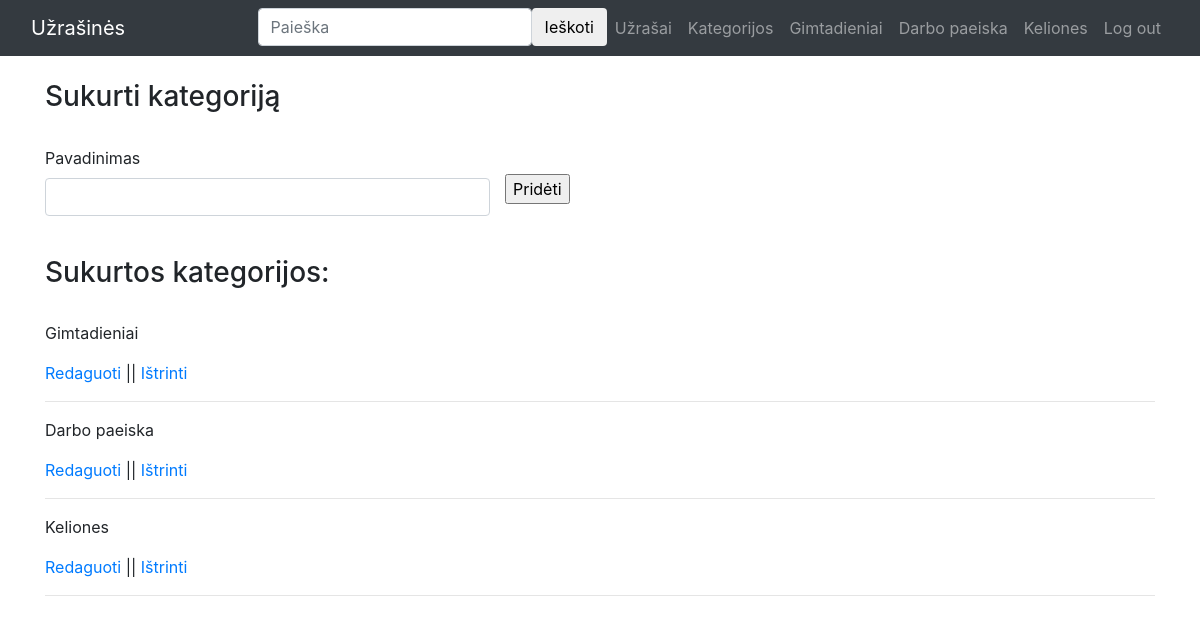
/category (signed in), run on an earlier commit of the app's database.
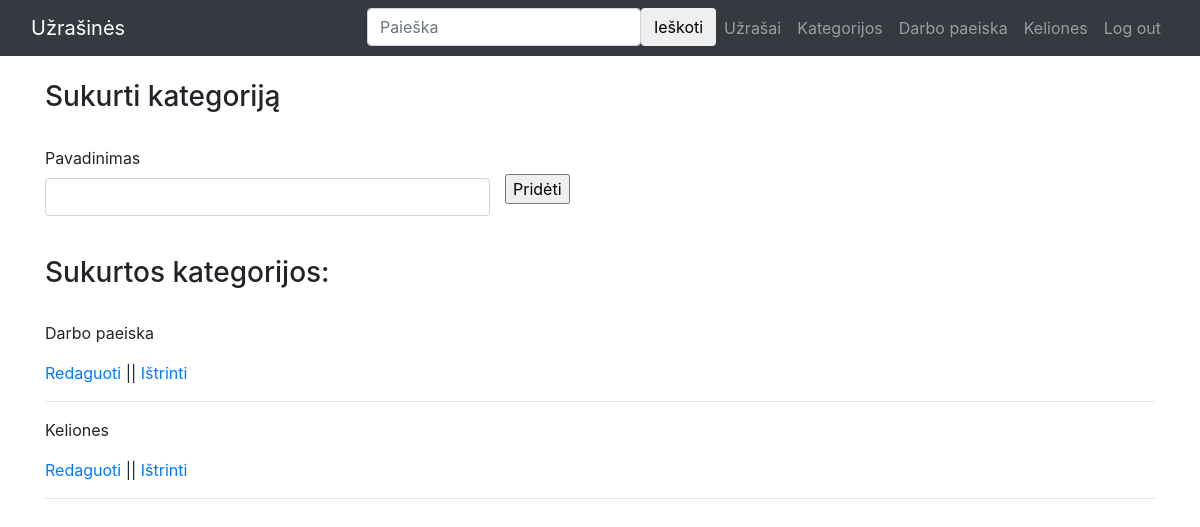
And on a later commit of the database.
### app.py (models this page shows)
class Category(db.Model):
    __tablename__ = "categories"
    id = db.Column(db.Integer, primary_key=True)
    name = db.Column("Name", db.String(20), nullable=False)
    user_id = db.Column(db.Integer, db.ForeignKey("user.id"))
    user = db.relationship("User", lazy=True)
    notes = db.relationship("Note", secondary=notes_categories, back_populates="categories")

### app.py (the view, shortened to what this page needs)
@app.route('/category', methods=['GET', 'POST'])
@login_required
def category():
    categories = Category.query.filter_by(user_id=current_user.id).all()
    forma = forms.CategoryForm()
    return render_template('category.html', form=forma, categories=categories)

### forms.py
class CategoryForm(FlaskForm):
    name = StringField('Pavadinimas', [DataRequired()])
    submit = SubmitField('Pridėti')

class SearchForm(FlaskForm):
    searched = StringField('Paieška', [DataRequired()])
    submit = SubmitField('Ieškoti')

### app.py (called while the page is built)
@login_manager.user_loader
def load_user(user_id):
    return User.query.get(int(user_id))

@app.context_processor
def base():
    form = forms.SearchForm()
    return dict(form = form)

### templates/category.html (shortened to what this page needs)
{% extends "base.html" %} {% block content %}
<h3>Sukurti kategoriją</h3>
<br />
<form class="row gx-3 gy-2 align-items-center" method="post" action="#" >
    <div class="form-group col-sm-5">
      {{ form.name.label(class="form-control-label") }} {{
      form.name(class="form-control ") }}
    </div>
    <br />
    {{ form.submit }}
  </form>
<br>
<h3>Sukurtos kategorijos:</h3>
<br>
  {% for category in categories %}
  <p>{{category.name}}</p>
  <a  href="{{ url_for('edit_category', id=category['id']) }}">Redaguoti</a> ||
  <a  href="{{ url_for('delete_category', id=category['id']) }}">Ištrinti</a>
  <hr />
  {% endfor %}
{% endblock %}

### templates/base.html (shortened to what this page needs)
<!DOCTYPE html>
<html lang="en">
<head>
    <link
    rel="stylesheet"
    href="https://stackpath.bootstrapcdn.com/bootstrap/4.1.3/css/bootstrap.min.css"
  />
</head>
<body>
<nav class="navbar navbar-expand-lg navbar-dark bg-dark static-top">
    <div class="container-fluid">
        <a class="navbar-brand" href="/register">Užrašinės</a>
        <div class="collapse navbar-collapse" id="navbarResponsive">
            <ul class="navbar-nav ml-auto">
                {% if current_user.is_authenticated %}
                <li>
                    <form action = "{{ url_for('search') }}" method="POST" class="d-flex ">
                    <input name="searched" class="form-control" type="text" placeholder="Paieška">
                    <button class="btn btn-outline-white" type="submit">Ieškoti</button>
                    </form>
                </li>
                <li class="nav-item"><a class="nav-link" href="/note">Užrašai</a></li>
                <li class="nav-item"><a class="nav-link" href="/category">Kategorijos</a></li>
                {% for category in categories %}
                    <li class="nav-item">
                      <a class="nav-link" href="/filter?category={{ category.id }}">{{ category.name }}</a>
                    </li>
                    {% endfor %}
                <li class="nav-item">
                    <a class="nav-link" href="/logout">Log out</a>
                </li>
                {% endif %}
            </ul>
        </div>
    </div>
</nav>
    <div class="container">
        <br />
         {% block content %} {% endblock %}
    </div>
</body>
</html>

What changed in the data, as far as the page shows it:
removed Category: name "Gimtadieniai"
